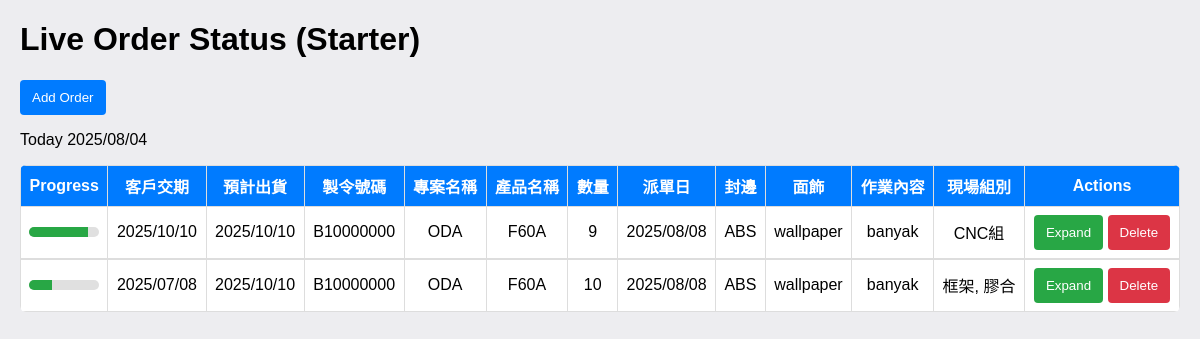
The page / on the database its author committed.
### models.py (models this page shows)
class Order(Base):
    __tablename__ = "orders"
    id = Column(Integer, primary_key=True)
    manufacture_code = Column(String(50))
    customer = Column(String(100))
    product = Column(String(100))
    demand_date = Column(String(10))
    delivery = Column(String(10))
    datecreate = Column(String(10))
    quantity = Column(Integer)
    fengbian = Column(String(100))
    wallpaper = Column(String(100))
    jobdesc = Column(String(255))
    created_at = Column(DateTime, default=datetime.utcnow)
    updated_at = Column(DateTime, default=datetime.utcnow)
    tasks = relationship("Task", back_populates="order", cascade="all, delete-orphan")

class Task(Base):
    __tablename__ = "tasks"
    id = Column(Integer, primary_key=True)
    order_id = Column(Integer, ForeignKey("orders.id"))
    group = Column(String(50))
    task = Column(String(100))
    quantity = Column(Integer)
    completed = Column(Integer, default=0)
    note = Column(Text)
    order = relationship("Order", back_populates="tasks")
    history = relationship("TaskHistory", back_populates="task", cascade="all, delete-orphan")

### app.py (the view)
@app.route("/")
def home():
    with SessionLocal() as session:
        orders = session.query(Order).order_by(Order.id.desc()).all()
        today = datetime.today().strftime("%Y/%m/%d")
        vm = []
        for o in orders:
            done_q, total_q = order_progress(o)
            vm.append({
                "id": o.id,
                "manufacture_code": o.manufacture_code or "",
                "customer": o.customer or "",
                "product": o.product or "",
                "demand_date": o.demand_date or "",
                "delivery": o.delivery or "",
                "quantity": o.quantity or 0,
                "datecreate": o.datecreate or "",
                "fengbian": o.fengbian or "",
                "wallpaper": o.wallpaper or "",
                "jobdesc": o.jobdesc or "",
                "active_groups": ", ".join(recalc_active_groups(o)),
                "progress": (done_q, total_q),
                "sub_tasks": [
                    {
                        "id": t.id,
                        "group": t.group or "",
                        "task": t.task or "",
                        "quantity": t.quantity or 0,
                        "completed": t.completed or 0,
                        "remaining": max(0, (t.quantity or 0) - (t.completed or 0))
                    } for t in o.tasks
                ]
            })
        return render_template("index.html", orders=vm, today_date=today)

### app.py (called while the page is built)
def recalc_active_groups(order):
    groups = []
    for t in order.tasks:
        remaining = max(0, (t.quantity or 0) - (t.completed or 0))
        if remaining > 0 and t.group and t.group not in groups:
            groups.append(t.group)
    return groups

def order_progress(order):
    total_q = sum((t.quantity or 0) for t in order.tasks)
    done_q = sum((t.completed or 0) for t in order.tasks)
    return (done_q, total_q)

### templates/index.html (shortened to what this page needs)
<!DOCTYPE html>
<html lang="zh">
<head>
</head>
<body>
  <h1>Live Order Status (Starter)</h1>
  <button class="btn" onclick="openModal('modal-order')">Add Order</button>
  <p>Today {{ today_date }}</p>
  <table>
    <tr>
      <th>Progress</th>
      <th>客戶交期</th>
      <th>預計出貨</th>
      <th>製令號碼</th>
      <th>專案名稱</th>
      <th>產品名稱</th>
      <th>數量</th>
      <th>派單日</th>
      <th>封邊</th>
      <th>面飾</th>
      <th>作業內容</th>
      <th>現場組別</th>
      <th>Actions</th>
    </tr>
    {% for o in orders %}
    <tr id="order-{{o.id}}">
      <td>
        {% set done = o.progress[0] %}
        {% set total = o.progress[1] if o.progress[1] else 1 %}
        <div class="progress-bar">
          <div class="progress-fill" style="width: {{ (done/total)*100 }}%"></div>
        </div>
      </td>
      <td>{{ o.demand_date }}</td>
      <td>{{ o.delivery }}</td>
      <td>{{ o.manufacture_code }}</td>
      <td>{{ o.customer }}</td>
      <td>{{ o.product }}</td>
      <td>{{ o.quantity }}</td>
      <td>{{ o.datecreate }}</td>
      <td>{{ o.fengbian }}</td>
      <td>{{ o.wallpaper }}</td>
      <td>{{ o.jobdesc }}</td>
      <td id="groups-{{o.id}}">{{ o.active_groups }}</td>
      <td>
        <button class="btn green" onclick="toggleDetails({{o.id}})">Expand</button>
        <button class="btn red" onclick="deleteOrder({{ o.id }})">Delete</button>
      </td>
    </tr>
    <tr>
      <td colspan="13" style="padding:0; border:0">
      </td>
    </tr>
    {% endfor %}
</body>
</html>

### templates/index.html (style rules this page uses)
body { font-family:Arial, sans-serif;background:#ededf0;margin:20px }
table { width:100%;border-collapse:collapse;background:#fff;border-radius:6px;overflow:hidden }
th,td { border:1px solid #ddd;padding:8px;text-align:center }
th { background:#007bff;color:#fff }
.progress-bar { width:100%;height:10px;background:#e0e0e0;border-radius:6px;overflow:hidden }
.progress-fill { height:100%;background:#28a745;transition:width .3s }
.btn { padding:10px 12px;border:0;border-radius:4px;color:#fff;background:#007bff;cursor:pointer }
.btn.green { background:#28a745 }
.btn.red { background: #dc3545; }

### rows shown on the page
Order: demand_date "2025/10/10", delivery "2025/10/10", manufacture_code "B10000000", customer "ODA", product "F60A", datecreate "2025/08/08", fengbian "ABS", wallpaper "wallpaper", jobdesc "banyak"
Task: active_groups "CNC組"
Order: {{ (done/total)*100 }} 33.33333333333333 (drawn), demand_date "2025/07/08", delivery "2025/10/10", manufacture_code "B10000000", customer "ODA", product "F60A", quantity "10", datecreate "2025/08/08", fengbian "ABS", wallpaper "wallpaper", jobdesc "banyak", active_groups "框架, 膠合"

### other values the page prints
{{ o.quantity }} "9"
